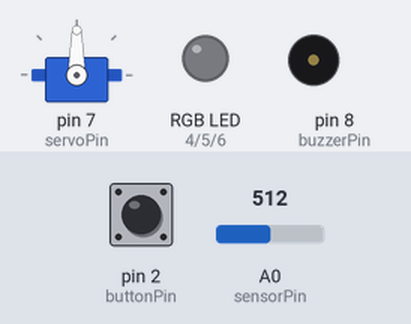
Simulated run of this sketch. Board: Arduino Uno, built with avr-gcc and run on an emulated ATmega328P. On the bench: servo, an RGB LED mixed from three pins (HIGH = lit), buzzer (waves = sounding). Dashed ring = blinking. The test bench sets the inputs (shaded band); at power-on: pin 2 (buttonPin) HIGH, A0 (sensorPin) = 512. Random numbers use the default seed unless the sketch sets one.

Above: at 3.2 s.
3.3 s: pin 2 (buttonPin) pulled LOW for 0.15 s
At 3.81 s:
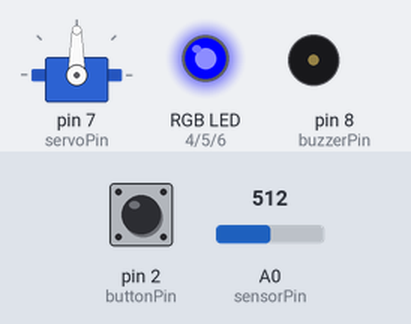
At 4.88 s:
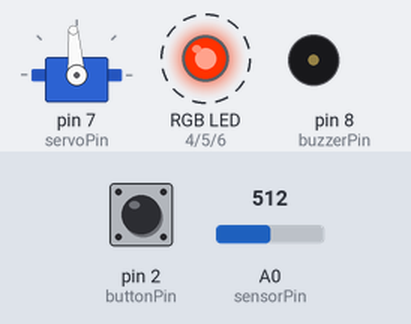
6.3 s: A0 (sensorPin) set to 490
At 11.8 s:
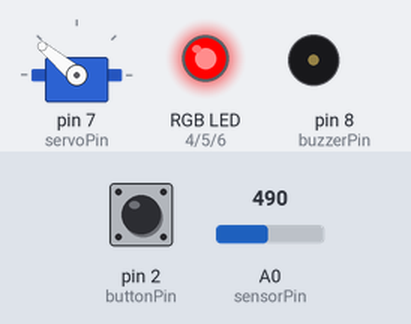
Timing chart, 0 to 17.5 s (numbered marks = the images above; inputs shaded):
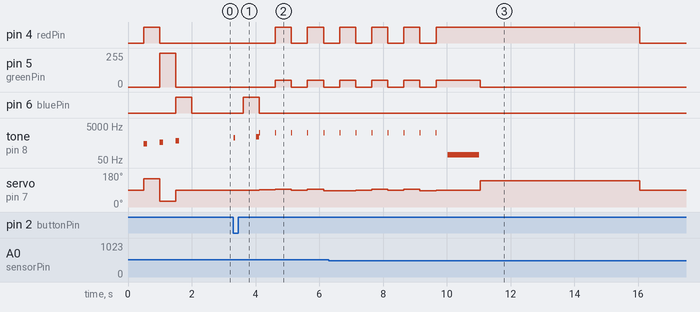

The sketch:

main.ino
```cpp
/*
 * Lie Detector Project
 * Technological Basics II
 * * Logic:
 * 1. User holds sensors.
 * 2. System calibrates baseline resistance.
 * 3. Drop in resistance (stress) increases score.
 * 4. High score triggers Lie detection.
 */

#include <Servo.h>

// Pins
const int sensorPin = A0;
const int buttonPin = 2;
const int buzzerPin = 8;
const int servoPin = 7;

// RGB LED Pins
const int redPin = 4;
const int greenPin = 5;
const int bluePin = 6;

// Settings
const int sensitivity = 10;
const int lieThreshold = 25;
const int openCircuitVal = 1000;
const int analyzeTime = 6000;
const int resultTime = 5000;

// Variables
int lockedBaseline = 0;
int stressScore = 0;
bool lieDetected = false;
unsigned long timer = 0;
unsigned long lastTick = 0;
int mode = 0; // 0=Idle, 1=Analyzing, 2=Result
bool ledState = false;

Servo needle;

// Helper to set LED color
void setColor(int r, int g, int b) {
  if (r > 127) digitalWrite(redPin, HIGH); else digitalWrite(redPin, LOW);
  analogWrite(greenPin, g);
  analogWrite(bluePin, b);
}

// Calculates average baseline
int getStableBaseline() {
  long sum = 0;
  int samples = 20;

  setColor(0, 0, 255);

  for (int i = 0; i < samples; i++) {
    sum += analogRead(sensorPin);
    delay(20);
  }
  return sum / samples;
}

void setup() {
  Serial.begin(9600);

  pinMode(redPin, OUTPUT);
  pinMode(greenPin, OUTPUT);
  pinMode(bluePin, OUTPUT);
  pinMode(buzzerPin, OUTPUT);
  pinMode(buttonPin, INPUT_PULLUP);
  pinMode(sensorPin, INPUT_PULLUP);

  needle.attach(servoPin);

  // Startup Sequence
  needle.write(90); delay(500);
  setColor(255, 0, 0);   tone(buzzerPin, 440, 100); needle.write(150); delay(500);
  setColor(0, 255, 0);   tone(buzzerPin, 550, 100); needle.write(30);  delay(500);
  setColor(0, 0, 255);   tone(buzzerPin, 660, 100); needle.write(90);  delay(500);
  setColor(0, 0, 0);
}

void loop() {
  int sensorValue = analogRead(sensorPin);

  // Button logic
  if (digitalRead(buttonPin) == LOW && mode == 0) {
      if (sensorValue > openCircuitVal) {
          tone(buzzerPin, 200, 300);
          setColor(255, 0, 255);
          delay(500);
          setColor(0,0,0);
      }
      else {
          tone(buzzerPin, 1000, 50);
          delay(300);
          lockedBaseline = getStableBaseline();
          stressScore = 0;
          mode = 1;
          timer = millis();
          ledState = true;
          tone(buzzerPin, 1200, 100);
          delay(100);
      }
  }

  switch (mode) {

    case 0: // Idle
      setColor(0, 0, 0);
      needle.write(90);
      break;

    case 1: // Analyzing
      if (millis() - lastTick > 500) {
        tone(buzzerPin, 2000, 20);
        lastTick = millis();
        needle.write(random(85, 95));
        ledState = !ledState;
      }
      if (ledState) setColor(255, 50, 0); else setColor(0, 0, 0);

      if (sensorValue < (lockedBaseline - sensitivity)) {
          stressScore++;
      }

      if (millis() - timer > analyzeTime) {

         if (stressScore > lieThreshold) lieDetected = true; else lieDetected = false;

         // Audio feedback
         if (lieDetected) {
            tone(buzzerPin, 100, 1000);
            delay(1000);
         } else {
            tone(buzzerPin, 1500, 150); delay(200);
            tone(buzzerPin, 2000, 400); delay(400);
         }

         noTone(buzzerPin);
         mode = 2;
         timer = millis();
      }
      break;

    case 2: // Result
       if (lieDetected) {
           setColor(255, 0, 0);
           needle.write(140);
       } else {
           setColor(0, 255, 0);
           needle.write(40);
       }

       if (millis() - timer > resultTime) {
           mode = 0;
       }
       break;
  }

  delay(20);
}
```

Measured:
- after the input at 3.3 s, pin 4 (redPin): alternates HIGH for 0.50 s and LOW for 0.50 s, starting after 1.3 s; pin 5 (greenPin): alternates 50/255 for 0.50 s and 0/255 for 0.50 s, starting after 1.3 s
